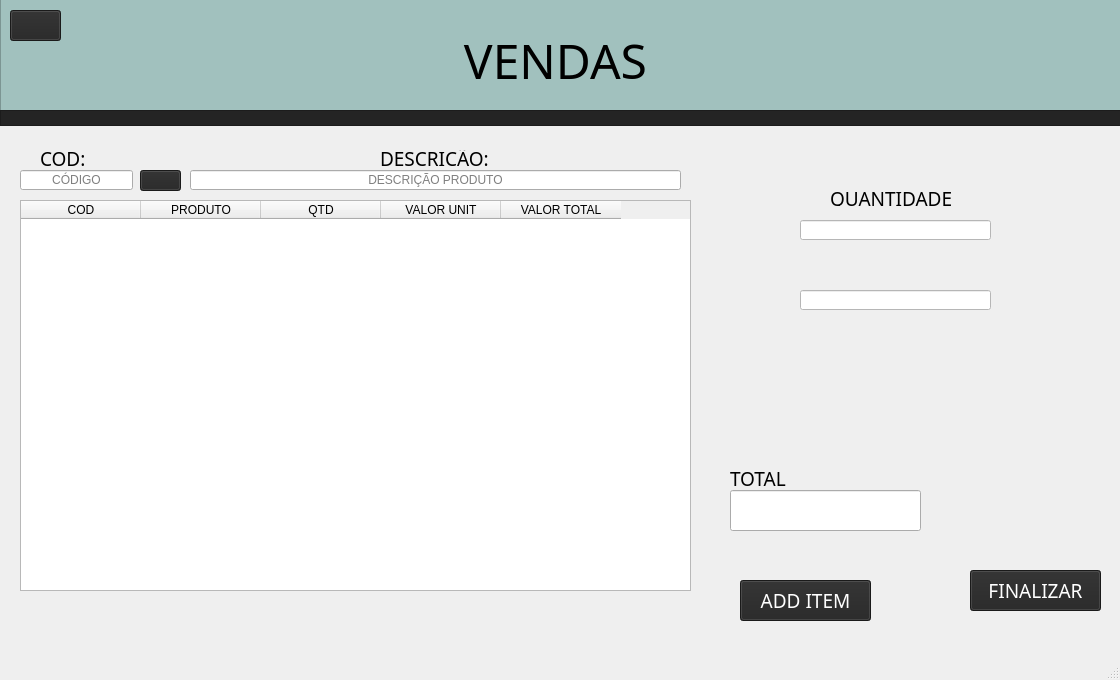
<?xml version="1.0" encoding="UTF-8"?>
<ui version="4.0">
 <class>MainWindow</class>
 <widget class="QMainWindow" name="MainWindow">
  <property name="geometry">
   <rect>
    <x>0</x>
    <y>0</y>
    <width>1120</width>
    <height>680</height>
   </rect>
  </property>
  <property name="windowTitle">
   <string>MainWindow</string>
  </property>
  <widget class="QWidget" name="centralwidget">
   <widget class="QFrame" name="frame">
    <property name="geometry">
     <rect>
      <x>0</x>
      <y>-40</y>
      <width>1121</width>
      <height>151</height>
     </rect>
    </property>
    <property name="styleSheet">
     <string notr="true">background-color: rgb(161, 193, 190);</string>
    </property>
    <property name="frameShape">
     <enum>QFrame::StyledPanel</enum>
    </property>
    <property name="frameShadow">
     <enum>QFrame::Raised</enum>
    </property>
    <widget class="QLabel" name="titulo_3">
     <property name="geometry">
      <rect>
       <x>240</x>
       <y>50</y>
       <width>631</width>
       <height>101</height>
      </rect>
     </property>
     <property name="font">
      <font>
       <family>Eras Demi ITC</family>
       <pointsize>36</pointsize>
      </font>
     </property>
     <property name="text">
      <string>VENDAS</string>
     </property>
     <property name="alignment">
      <set>Qt::AlignCenter</set>
     </property>
    </widget>
    <widget class="QPushButton" name="bt_voltarvendas">
     <property name="geometry">
      <rect>
       <x>10</x>
       <y>50</y>
       <width>51</width>
       <height>31</height>
      </rect>
     </property>
     <property name="cursor">
      <cursorShape>PointingHandCursor</cursorShape>
     </property>
     <property name="styleSheet">
      <string notr="true">color: rgb(255, 255, 255);
background-color: rgb(36, 36, 36);</string>
     </property>
     <property name="text">
      <string/>
     </property>
     <property name="icon">
      <iconset>
       <normaloff>pngtree-arrow-left-flat-white-color-icon-move-back-less-photo-picture-image_7920547-removebg-preview.png</normaloff>pngtree-arrow-left-flat-white-color-icon-move-back-less-photo-picture-image_7920547-removebg-preview.png</iconset>
     </property>
    </widget>
    <widget class="QLabel" name="label">
     <property name="geometry">
      <rect>
       <x>880</x>
       <y>0</y>
       <width>251</width>
       <height>211</height>
      </rect>
     </property>
     <property name="text">
      <string/>
     </property>
     <property name="pixmap">
      <pixmap>C:/Users/963914/Downloads/Meteoro_Calçados_Logo-removebg-preview.png</pixmap>
     </property>
     <property name="scaledContents">
      <bool>true</bool>
     </property>
    </widget>
   </widget>
   <widget class="QFrame" name="frame_2">
    <property name="geometry">
     <rect>
      <x>0</x>
      <y>110</y>
      <width>1121</width>
      <height>16</height>
     </rect>
    </property>
    <property name="styleSheet">
     <string notr="true">background-color: rgb(36, 36, 36);</string>
    </property>
    <property name="frameShape">
     <enum>QFrame::StyledPanel</enum>
    </property>
    <property name="frameShadow">
     <enum>QFrame::Raised</enum>
    </property>
   </widget>
   <widget class="QTableWidget" name="tableWidget">
    <property name="geometry">
     <rect>
      <x>20</x>
      <y>200</y>
      <width>671</width>
      <height>391</height>
     </rect>
    </property>
    <attribute name="horizontalHeaderVisible">
     <bool>true</bool>
    </attribute>
    <attribute name="horizontalHeaderCascadingSectionResizes">
     <bool>false</bool>
    </attribute>
    <attribute name="horizontalHeaderDefaultSectionSize">
     <number>120</number>
    </attribute>
    <attribute name="horizontalHeaderShowSortIndicator" stdset="0">
     <bool>false</bool>
    </attribute>
    <attribute name="verticalHeaderDefaultSectionSize">
     <number>30</number>
    </attribute>
    <column>
     <property name="text">
      <string>COD</string>
     </property>
    </column>
    <column>
     <property name="text">
      <string>PRODUTO</string>
     </property>
    </column>
    <column>
     <property name="text">
      <string>QTD</string>
     </property>
    </column>
    <column>
     <property name="text">
      <string>VALOR UNIT</string>
     </property>
    </column>
    <column>
     <property name="text">
      <string>VALOR TOTAL</string>
     </property>
    </column>
   </widget>
   <widget class="QLineEdit" name="lineEdit">
    <property name="geometry">
     <rect>
      <x>20</x>
      <y>170</y>
      <width>113</width>
      <height>20</height>
     </rect>
    </property>
    <property name="alignment">
     <set>Qt::AlignCenter</set>
    </property>
    <property name="placeholderText">
     <string>CÓDIGO</string>
    </property>
   </widget>
   <widget class="QLabel" name="label_4">
    <property name="geometry">
     <rect>
      <x>40</x>
      <y>150</y>
      <width>51</width>
      <height>16</height>
     </rect>
    </property>
    <property name="font">
     <font>
      <family>Eras Medium ITC</family>
      <pointsize>14</pointsize>
     </font>
    </property>
    <property name="text">
     <string>COD:</string>
    </property>
   </widget>
   <widget class="QLineEdit" name="lineEdit_2">
    <property name="geometry">
     <rect>
      <x>190</x>
      <y>170</y>
      <width>491</width>
      <height>20</height>
     </rect>
    </property>
    <property name="alignment">
     <set>Qt::AlignCenter</set>
    </property>
    <property name="placeholderText">
     <string>DESCRIÇÃO PRODUTO</string>
    </property>
   </widget>
   <widget class="QPushButton" name="bt_consultar">
    <property name="geometry">
     <rect>
      <x>140</x>
      <y>170</y>
      <width>41</width>
      <height>21</height>
     </rect>
    </property>
    <property name="styleSheet">
     <string notr="true">background-color: rgb(36, 36, 36);</string>
    </property>
    <property name="text">
     <string/>
    </property>
    <property name="icon">
     <iconset>
      <normaloff>C:/Users/963914/Downloads/image-removebg-preview (1).png</normaloff>C:/Users/963914/Downloads/image-removebg-preview (1).png</iconset>
    </property>
    <property name="iconSize">
     <size>
      <width>50</width>
      <height>50</height>
     </size>
    </property>
   </widget>
   <widget class="QPushButton" name="bt_consultar_3">
    <property name="geometry">
     <rect>
      <x>970</x>
      <y>570</y>
      <width>131</width>
      <height>41</height>
     </rect>
    </property>
    <property name="font">
     <font>
      <family>Eras Demi ITC</family>
      <pointsize>14</pointsize>
     </font>
    </property>
    <property name="cursor">
     <cursorShape>PointingHandCursor</cursorShape>
    </property>
    <property name="layoutDirection">
     <enum>Qt::RightToLeft</enum>
    </property>
    <property name="styleSheet">
     <string notr="true">color: rgb(255, 255, 255);
background-color: rgb(36, 36, 36);</string>
    </property>
    <property name="text">
     <string>FINALIZAR</string>
    </property>
   </widget>
   <widget class="QLabel" name="label_5">
    <property name="geometry">
     <rect>
      <x>380</x>
      <y>150</y>
      <width>121</width>
      <height>16</height>
     </rect>
    </property>
    <property name="font">
     <font>
      <family>Eras Medium ITC</family>
      <pointsize>14</pointsize>
     </font>
    </property>
    <property name="text">
     <string>DESCRIÇÃO:</string>
    </property>
   </widget>
   <widget class="QLabel" name="label_7">
    <property name="geometry">
     <rect>
      <x>830</x>
      <y>190</y>
      <width>121</width>
      <height>16</height>
     </rect>
    </property>
    <property name="font">
     <font>
      <family>Eras Medium ITC</family>
      <pointsize>14</pointsize>
     </font>
    </property>
    <property name="text">
     <string>QUANTIDADE</string>
    </property>
   </widget>
   <widget class="QLineEdit" name="lineEdit_4">
    <property name="geometry">
     <rect>
      <x>800</x>
      <y>290</y>
      <width>191</width>
      <height>20</height>
     </rect>
    </property>
    <property name="styleSheet">
     <string notr="true">background-color: rgb(255, 255, 255);</string>
    </property>
   </widget>
   <widget class="QLineEdit" name="lineEdit_3">
    <property name="geometry">
     <rect>
      <x>800</x>
      <y>220</y>
      <width>191</width>
      <height>20</height>
     </rect>
    </property>
    <property name="styleSheet">
     <string notr="true">background-color: rgb(255, 255, 255);</string>
    </property>
   </widget>
   <widget class="QLineEdit" name="lineEdit_5">
    <property name="geometry">
     <rect>
      <x>730</x>
      <y>490</y>
      <width>191</width>
      <height>41</height>
     </rect>
    </property>
   </widget>
   <widget class="QPushButton" name="bt_consultar_2">
    <property name="geometry">
     <rect>
      <x>740</x>
      <y>580</y>
      <width>131</width>
      <height>41</height>
     </rect>
    </property>
    <property name="font">
     <font>
      <family>Eras Demi ITC</family>
      <pointsize>14</pointsize>
     </font>
    </property>
    <property name="cursor">
     <cursorShape>PointingHandCursor</cursorShape>
    </property>
    <property name="layoutDirection">
     <enum>Qt::RightToLeft</enum>
    </property>
    <property name="styleSheet">
     <string notr="true">color: rgb(255, 255, 255);
background-color: rgb(36, 36, 36);</string>
    </property>
    <property name="text">
     <string>ADD ITEM</string>
    </property>
   </widget>
   <widget class="QLabel" name="label_8">
    <property name="geometry">
     <rect>
      <x>730</x>
      <y>470</y>
      <width>61</width>
      <height>16</height>
     </rect>
    </property>
    <property name="font">
     <font>
      <family>Eras Medium ITC</family>
      <pointsize>14</pointsize>
     </font>
    </property>
    <property name="text">
     <string>TOTAL</string>
    </property>
   </widget>
  </widget>
  <widget class="QMenuBar" name="menubar">
   <property name="geometry">
    <rect>
     <x>0</x>
     <y>0</y>
     <width>1120</width>
     <height>21</height>
    </rect>
   </property>
  </widget>
  <widget class="QStatusBar" name="statusbar"/>
 </widget>
 <resources/>
 <connections/>
</ui>
